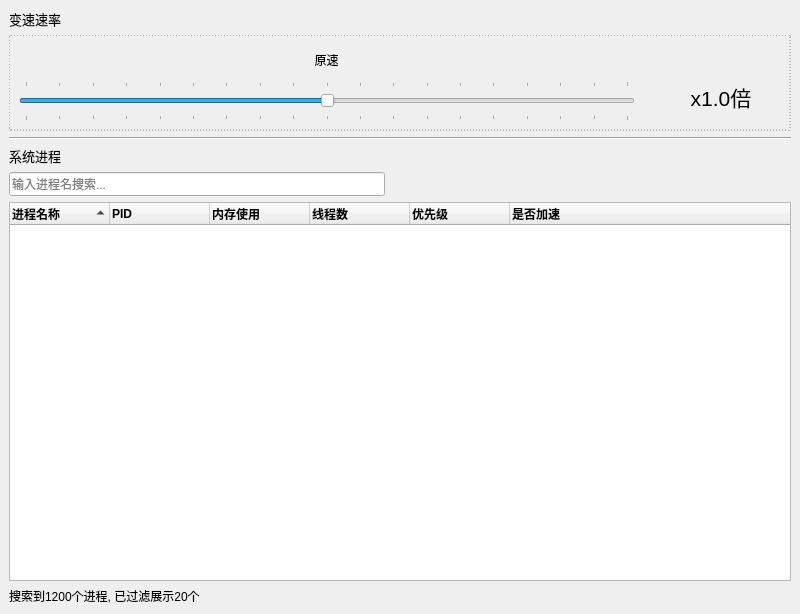
<?xml version="1.0" encoding="UTF-8"?>
<ui version="4.0">
 <class>MainWindow</class>
 <widget class="QMainWindow" name="MainWindow">
  <property name="geometry">
   <rect>
    <x>0</x>
    <y>0</y>
    <width>800</width>
    <height>614</height>
   </rect>
  </property>
  <property name="sizePolicy">
   <sizepolicy hsizetype="Fixed" vsizetype="Fixed">
    <horstretch>0</horstretch>
    <verstretch>0</verstretch>
   </sizepolicy>
  </property>
  <property name="minimumSize">
   <size>
    <width>600</width>
    <height>400</height>
   </size>
  </property>
  <property name="maximumSize">
   <size>
    <width>960</width>
    <height>640</height>
   </size>
  </property>
  <property name="windowTitle">
   <string>OpenSpeedy</string>
  </property>
  <widget class="QWidget" name="centralwidget">
   <layout class="QVBoxLayout" name="verticalLayout_2">
    <item>
     <layout class="QVBoxLayout" name="verticalLayout">
      <item>
       <widget class="QLabel" name="speedLabel">
        <property name="font">
         <font>
          <family>Microsoft YaHei UI</family>
          <pointsize>10</pointsize>
          <bold>false</bold>
          <kerning>true</kerning>
         </font>
        </property>
        <property name="text">
         <string>变速速率</string>
        </property>
        <property name="scaledContents">
         <bool>false</bool>
        </property>
       </widget>
      </item>
      <item>
       <widget class="QFrame" name="sliderFrame">
        <property name="enabled">
         <bool>true</bool>
        </property>
        <property name="minimumSize">
         <size>
          <width>0</width>
          <height>96</height>
         </size>
        </property>
        <property name="styleSheet">
         <string notr="true">#sliderFrame {
	border: 1px dotted grey;
	border-radius: 2px;
}</string>
        </property>
        <property name="frameShape">
         <enum>QFrame::StyledPanel</enum>
        </property>
        <property name="frameShadow">
         <enum>QFrame::Raised</enum>
        </property>
        <layout class="QVBoxLayout" name="frameLayout">
         <item>
          <layout class="QHBoxLayout" name="originSpeedLayout">
           <item>
            <widget class="QLabel" name="originSpeedLabel">
             <property name="sizePolicy">
              <sizepolicy hsizetype="Expanding" vsizetype="Preferred">
               <horstretch>0</horstretch>
               <verstretch>0</verstretch>
              </sizepolicy>
             </property>
             <property name="text">
              <string>原速</string>
             </property>
             <property name="alignment">
              <set>Qt::AlignCenter</set>
             </property>
            </widget>
           </item>
           <item>
            <spacer name="originSpeedSpacer">
             <property name="orientation">
              <enum>Qt::Horizontal</enum>
             </property>
             <property name="sizeType">
              <enum>QSizePolicy::Minimum</enum>
             </property>
             <property name="sizeHint" stdset="0">
              <size>
               <width>147</width>
               <height>20</height>
              </size>
             </property>
            </spacer>
           </item>
          </layout>
         </item>
         <item>
          <layout class="QHBoxLayout" name="sliderLayout">
           <property name="rightMargin">
            <number>0</number>
           </property>
           <item>
            <widget class="QSlider" name="sliderCtrl">
             <property name="minimumSize">
              <size>
               <width>0</width>
               <height>40</height>
              </size>
             </property>
             <property name="cursor">
              <cursorShape>ArrowCursor</cursorShape>
             </property>
             <property name="mouseTracking">
              <bool>true</bool>
             </property>
             <property name="minimum">
              <number>-9</number>
             </property>
             <property name="maximum">
              <number>9</number>
             </property>
             <property name="orientation">
              <enum>Qt::Horizontal</enum>
             </property>
             <property name="invertedControls">
              <bool>false</bool>
             </property>
             <property name="tickPosition">
              <enum>QSlider::TicksBothSides</enum>
             </property>
            </widget>
           </item>
           <item>
            <spacer name="sliderSpace">
             <property name="orientation">
              <enum>Qt::Horizontal</enum>
             </property>
             <property name="sizeType">
              <enum>QSizePolicy::Fixed</enum>
             </property>
             <property name="sizeHint" stdset="0">
              <size>
               <width>20</width>
               <height>20</height>
              </size>
             </property>
            </spacer>
           </item>
           <item>
            <widget class="QLabel" name="sliderLabel">
             <property name="sizePolicy">
              <sizepolicy hsizetype="Fixed" vsizetype="Preferred">
               <horstretch>0</horstretch>
               <verstretch>0</verstretch>
              </sizepolicy>
             </property>
             <property name="minimumSize">
              <size>
               <width>120</width>
               <height>0</height>
              </size>
             </property>
             <property name="font">
              <font>
               <pointsize>16</pointsize>
              </font>
             </property>
             <property name="layoutDirection">
              <enum>Qt::LeftToRight</enum>
             </property>
             <property name="text">
              <string>x1.0倍</string>
             </property>
             <property name="alignment">
              <set>Qt::AlignHCenter|Qt::AlignTop</set>
             </property>
            </widget>
           </item>
          </layout>
         </item>
        </layout>
       </widget>
      </item>
      <item>
       <widget class="Line" name="seperator">
        <property name="orientation">
         <enum>Qt::Horizontal</enum>
        </property>
       </widget>
      </item>
      <item>
       <widget class="QLabel" name="systempsLabel">
        <property name="font">
         <font>
          <family>Microsoft YaHei UI</family>
          <pointsize>10</pointsize>
         </font>
        </property>
        <property name="text">
         <string>系统进程</string>
        </property>
       </widget>
      </item>
      <item>
       <layout class="QHBoxLayout" name="filterLayout">
        <item>
         <widget class="QLineEdit" name="processNameFilter">
          <property name="minimumSize">
           <size>
            <width>0</width>
            <height>24</height>
           </size>
          </property>
          <property name="font">
           <font>
            <family>Microsoft YaHei UI</family>
           </font>
          </property>
          <property name="placeholderText">
           <string>输入进程名搜索...</string>
          </property>
          <property name="clearButtonEnabled">
           <bool>true</bool>
          </property>
         </widget>
        </item>
        <item>
         <spacer name="filterSpacer1">
          <property name="orientation">
           <enum>Qt::Horizontal</enum>
          </property>
          <property name="sizeType">
           <enum>QSizePolicy::Minimum</enum>
          </property>
          <property name="sizeHint" stdset="0">
           <size>
            <width>20</width>
            <height>20</height>
           </size>
          </property>
         </spacer>
        </item>
        <item>
         <spacer name="filterSpacer2">
          <property name="orientation">
           <enum>Qt::Horizontal</enum>
          </property>
          <property name="sizeType">
           <enum>QSizePolicy::Minimum</enum>
          </property>
          <property name="sizeHint" stdset="0">
           <size>
            <width>10</width>
            <height>20</height>
           </size>
          </property>
         </spacer>
        </item>
        <item>
         <spacer name="filterSpacer3">
          <property name="orientation">
           <enum>Qt::Horizontal</enum>
          </property>
          <property name="sizeHint" stdset="0">
           <size>
            <width>40</width>
            <height>20</height>
           </size>
          </property>
         </spacer>
        </item>
       </layout>
      </item>
      <item>
       <widget class="QTreeWidget" name="processMonitorWidget">
        <property name="font">
         <font>
          <family>Microsoft YaHei UI</family>
          <pointsize>9</pointsize>
         </font>
        </property>
        <property name="styleSheet">
         <string notr="true">QTreeWidget::item { height: 30px; }</string>
        </property>
        <property name="sortingEnabled">
         <bool>true</bool>
        </property>
        <property name="animated">
         <bool>false</bool>
        </property>
        <property name="expandsOnDoubleClick">
         <bool>true</bool>
        </property>
        <column>
         <property name="text">
          <string>进程名称</string>
         </property>
         <property name="font">
          <font>
           <bold>true</bold>
          </font>
         </property>
        </column>
        <column>
         <property name="text">
          <string>PID</string>
         </property>
         <property name="font">
          <font>
           <bold>true</bold>
          </font>
         </property>
        </column>
        <column>
         <property name="text">
          <string>内存使用</string>
         </property>
         <property name="font">
          <font>
           <bold>true</bold>
          </font>
         </property>
        </column>
        <column>
         <property name="text">
          <string>线程数</string>
         </property>
         <property name="font">
          <font>
           <bold>true</bold>
          </font>
         </property>
        </column>
        <column>
         <property name="text">
          <string>优先级</string>
         </property>
         <property name="font">
          <font>
           <bold>true</bold>
          </font>
         </property>
        </column>
        <column>
         <property name="text">
          <string>是否加速</string>
         </property>
         <property name="font">
          <font>
           <bold>true</bold>
          </font>
         </property>
        </column>
       </widget>
      </item>
     </layout>
    </item>
    <item>
     <widget class="QLabel" name="processMonitorLabel">
      <property name="font">
       <font>
        <family>Microsoft YaHei UI</family>
       </font>
      </property>
      <property name="text">
       <string>搜索到1200个进程, 已过滤展示20个</string>
      </property>
     </widget>
    </item>
   </layout>
  </widget>
  <widget class="QMenuBar" name="menubar">
   <property name="geometry">
    <rect>
     <x>0</x>
     <y>0</y>
     <width>800</width>
     <height>26</height>
    </rect>
   </property>
  </widget>
 </widget>
 <tabstops>
  <tabstop>processNameFilter</tabstop>
  <tabstop>processMonitorWidget</tabstop>
  <tabstop>sliderCtrl</tabstop>
 </tabstops>
 <resources/>
 <connections/>
</ui>
